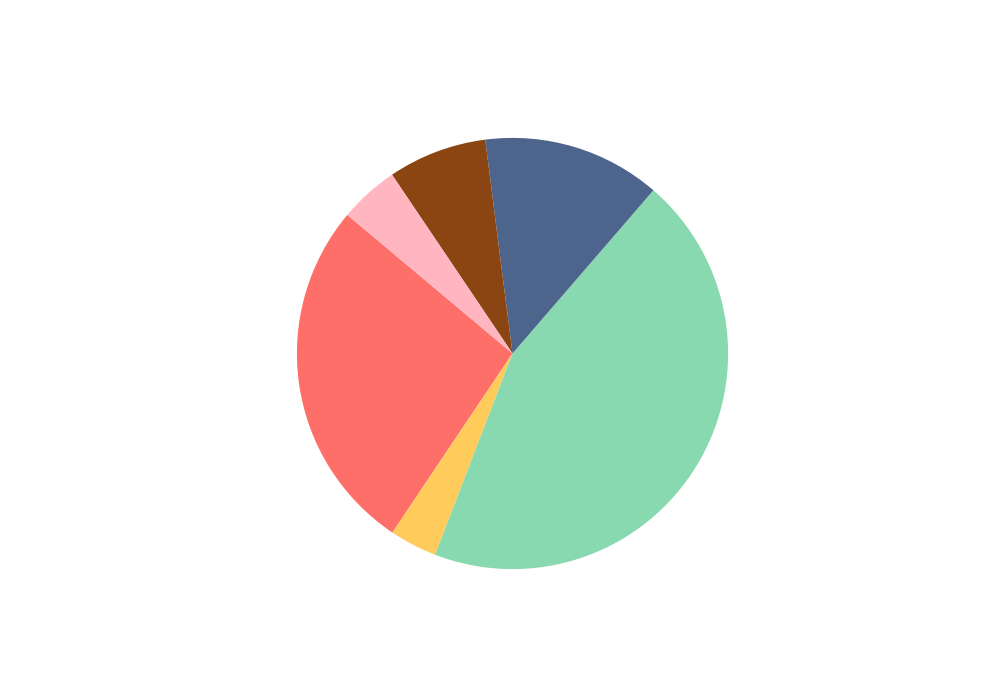

This chart was generated by the following Python code:
import matplotlib.pyplot as plt

species_count = [90, 12, 150, 45, 25, 15]
colors = ['#ff6f69', '#ffcc5c', '#88d8b0', '#4d648d', '#8b4513', '#ffb6c1']  # New set of colors

fig, ax = plt.subplots(figsize=(10, 7))
ax.pie(species_count, colors=colors, startangle=140)

plt.show()
